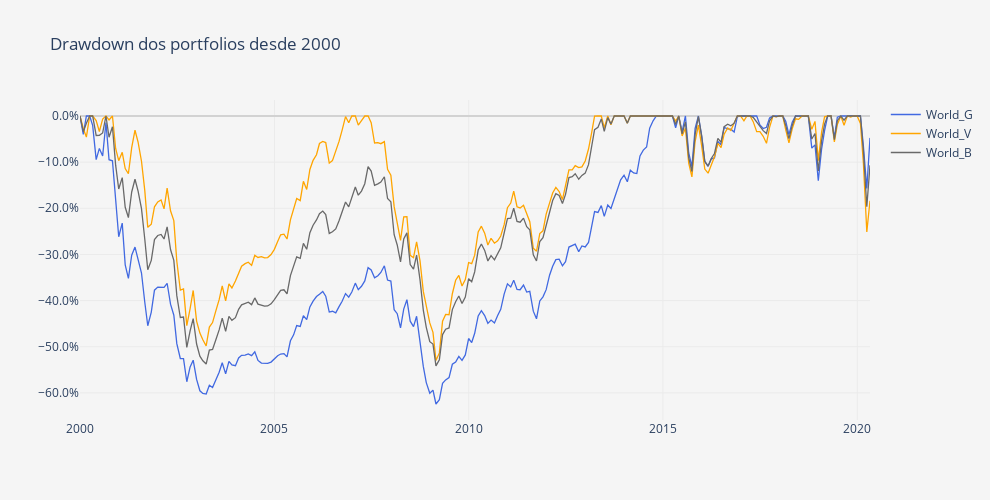

Notebook code for this chart:
### Code cell
DD = pa.compute_drawdowns(fundos)
DD = DD /100

layout = go.Layout(
    title='Drawdown dos portfolios desde 2000',
    plot_bgcolor='#f5f5f5',
    paper_bgcolor='#f5f5f5',
    width=990,
    height=500,
    xaxis=dict(
        title='',
        showgrid=True,
        gridcolor='#ebebeb',
        titlefont=dict(size=12),
    ),
    yaxis=dict(
        title='',
        showgrid=True,
        gridcolor='#ebebeb',
        zeroline=True, # Adicionar ou não a zero line
        zerolinecolor='#d2d2d2',
        tickformat=".1%" # tickformat=".2%" se quiseres mais casas decimais
    ))

trace0 = go.Scatter(
    x = DD.index,
    y = DD.iloc[:, 0],
    name = DD.columns.to_list()[0],
    line = dict(
        color = 'royalblue',
        width = 1.3)
)

trace1 = go.Scatter(
    x = DD.index,
    y = DD.iloc[:, 1],
    name = DD.columns.to_list()[1],
    line = dict(
        color = 'orange',
        width = 1.3)
)

trace2 = go.Scatter(
    x = DD.index,
    y = DD.iloc[:, 2],
    name = DD.columns.to_list()[2],
    line = dict(
        color = 'dimgrey',
        width = 1.3)
)

data = [trace0, trace1, trace2]
        
fig = go.Figure(data=data, layout=layout)
py.iplot(fig)

### Figure 1 — Plotly figure (JSON) as saved in the notebook; plotly's stock layout.template omitted (floating-point values rounded to 4 significant figures; data arrays with more than 128 entries replaced by an {"elided": "..."} marker saying what was removed)
{"data": [{"line": {"color": "royalblue", "width": 1.3}, "name": "World_G", "type": "scatter", "x": {"elided": "245 str values"}, "y": {"elided": "245 float values"}}, {"line": {"color": "orange", "width": 1.3}, "name": "World_V", "type": "scatter", "x": {"elided": "245 str values"}, "y": {"elided": "245 float values"}}, {"line": {"color": "dimgrey", "width": 1.3}, "name": "World_B", "type": "scatter", "x": {"elided": "245 str values"}, "y": {"elided": "245 float values"}}], "layout": {"height": 500, "paper_bgcolor": "#f5f5f5", "plot_bgcolor": "#f5f5f5", "title": {"text": "Drawdown dos portfolios desde 2000"}, "width": 990, "xaxis": {"autorange": true, "gridcolor": "#ebebeb", "range": ["1999-12-31", "2020-04-30"], "showgrid": true, "title": {"font": {"size": 12}, "text": ""}, "type": "date"}, "yaxis": {"autorange": true, "gridcolor": "#ebebeb", "range": [-0.6588, 0.03467], "showgrid": true, "tickformat": ".1%", "title": {"text": ""}, "type": "linear", "zeroline": true, "zerolinecolor": "#d2d2d2"}}}
